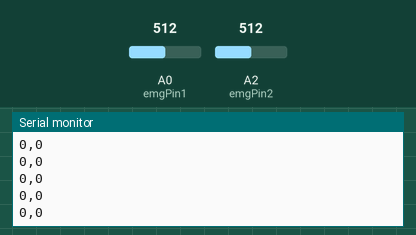
Recording of a sketch running on a simulated Arduino Uno, built with avr-gcc and run on an emulated ATmega328P. Parts: the last lines printed to the serial monitor. The inputs (shaded band) are chosen by the test bench; at power-on: A0 (emgPin1) = 512, A2 (emgPin2) = 512.

Above: at 1.2 s.
1.3 s: A0 (emgPin1) set to 716
At 1.38 s:
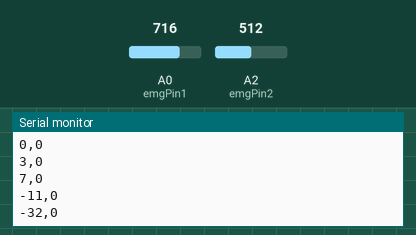
2.8 s: A2 (emgPin2) set to 716
At 2.88 s:
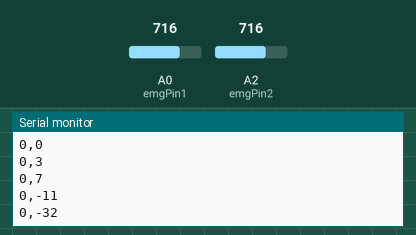
4.3 s: A0 (emgPin1) set to 900
At 4.38 s:
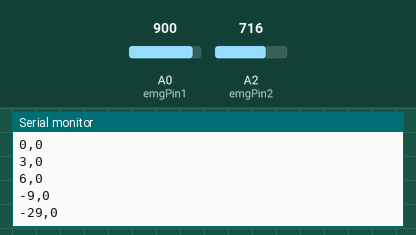
5.8 s: A2 (emgPin2) set to 900
At 5.88 s:
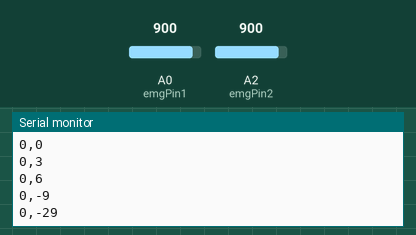
Timing chart, 0 to 8.3 s (numbered marks = the images above; inputs shaded):
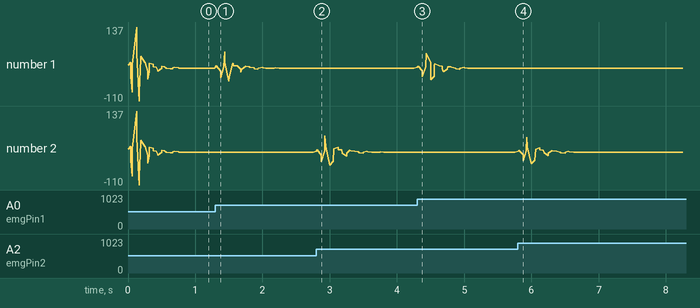

The sketch:

2channel_emg.ino
```cpp
#define SAMPLE_RATE 500
#define BAUD_RATE 115200
#define BUFFER_SIZE 128
const int emgPin1 = A0;
const int emgPin2 = A2;
int emg1=0,emg2=0;

int circular_buffer_1[BUFFER_SIZE],circular_buffer_2[BUFFER_SIZE];
int data_index_1, sum_1,data_index_2, sum_2;
void setup() {
  Serial.begin(115200);
  pinMode(emgPin1, INPUT);
  pinMode(emgPin2, INPUT);

}
void loop() {    // Calculate elapsed time
  static unsigned long past = 0;
  unsigned long present = micros();
  unsigned long interval = present - past;
  past = present;
  static long timer = 0;
  timer -= interval;
  if(timer < 0) {
    timer += 1000000 / SAMPLE_RATE; // get the current time
    int emg1 = analogRead(emgPin1);
    int emgValue1 = EMGFilter(emg1);
    int emg2 = analogRead(emgPin2);
    int emgValue2 = EMGFilter1(emg2);


  Serial.print(emgValue1);
   Serial.print(",");
   Serial.println(emgValue2);

}
}

float EMGFilter(float input)
{
  float output = input;
  {
    static float z1, z2; // filter section state
    float x = output - 0.05159732*z1 - 0.36347401*z2;
    output = 0.01856301*x + 0.03712602*z1 + 0.01856301*z2;
    z2 = z1;
    z1 = x;
  }
  {
    static float z1, z2; // filter section state
    float x = output - -0.53945795*z1 - 0.39764934*z2;
    output = 1.00000000*x + -2.00000000*z1 + 1.00000000*z2;
    z2 = z1;
    z1 = x;
  }
  {
    static float z1, z2; // filter section state
    float x = output - 0.47319594*z1 - 0.70744137*z2;
    output = 1.00000000*x + 2.00000000*z1 + 1.00000000*z2;
    z2 = z1;
    z1 = x;
  }
  {
    static float z1, z2; // filter section state
    float x = output - -1.00211112*z1 - 0.74520226*z2;
    output = 1.00000000*x + -2.00000000*z1 + 1.00000000*z2;
    z2 = z1;
    z1 = x;
  }
  return output;
}
float EMGFilter1(float input)
{
  float output = input;
  {
    static float z1, z2; // filter section state
    float x = output - 0.05159732*z1 - 0.36347401*z2;
    output = 0.01856301*x + 0.03712602*z1 + 0.01856301*z2;
    z2 = z1;
    z1 = x;
  }
  {
    static float z1, z2; // filter section state
    float x = output - -0.53945795*z1 - 0.39764934*z2;
    output = 1.00000000*x + -2.00000000*z1 + 1.00000000*z2;
    z2 = z1;
    z1 = x;
  }
  {
    static float z1, z2; // filter section state
    float x = output - 0.47319594*z1 - 0.70744137*z2;
    output = 1.00000000*x + 2.00000000*z1 + 1.00000000*z2;
    z2 = z1;
    z1 = x;
  }
  {
    static float z1, z2; // filter section state
    float x = output - -1.00211112*z1 - 0.74520226*z2;
    output = 1.00000000*x + -2.00000000*z1 + 1.00000000*z2;
    z2 = z1;
    z1 = x;
  }
  return output;
}
```

Measured:
- after the input at 1.3 s, the serial monitor: prints a new line at once (image 1)
- after the input at 2.8 s, the serial monitor: prints a new line at once (image 2)
- after the input at 4.3 s, the serial monitor: prints a new line after 0.08 s (image 3)
- after the input at 5.8 s, the serial monitor: prints a new line after 0.08 s (image 4)
